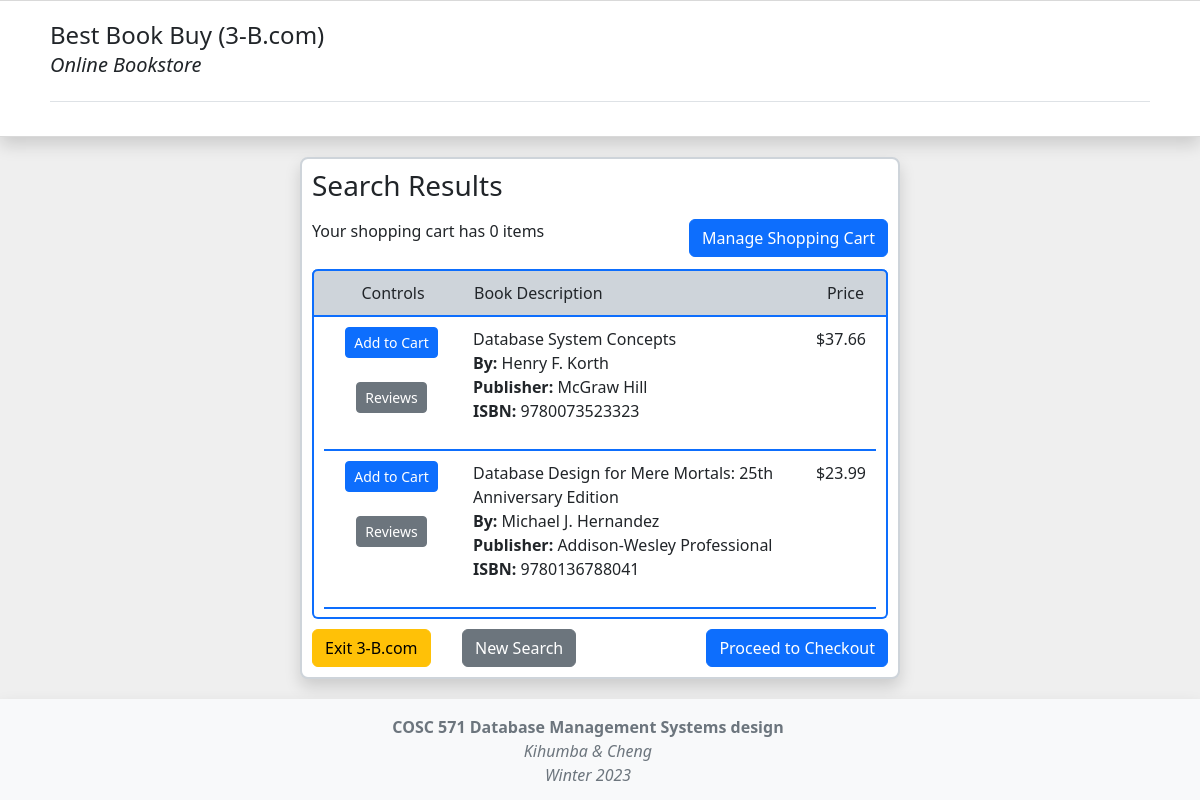
Screenshot of /screen3.php with the database file from the repository.
### tables this page shows
create table book
	(title varchar(200) not null,
	 author varchar(100),
 	 publisher varchar(100),
 	 price float(2) check (price > 0),
	 isbn numeric(13,0),
	 category_Id integer,
	 primary key (isbn),
	 foreign key (category_Id) references category(category_Id));

### screen3.php (the view, shortened to what this page needs)
<html>
	<head>
		<link rel="stylesheet" href="https://cdn.jsdelivr.net/npm/bootstrap@5.2.0/dist/css/bootstrap.min.css">
		<link rel="stylesheet" href="/css/custom.css">
	</head>
	<body class="d-flex flex-column min-vh-100">
        <?php include("./view/header.php"); ?>
        <div class="container-fluid">
			<div class="standard-container bg-white shadow">
				<h1 class="h3 mb-3 fw-normal">Search Results</h1>
				<div class="row">
					<div class="col-md-6" id = "cart">
					</div>
					<div class="col-md-6 text-end">
						<a class="btn btn-md btn-primary" href="shopping_cart.php">Manage Shopping Cart</a>
					</div>
				</div>
				<div class="cart-container">
					<div class="row head">
						<div class="col-md-3 text-center">
							Controls
						</div>
						<div class="col-md-7">
							Book Description
						</div>
						<div class="col-md-2 text-end">
							Price
						</div>
					</div>
					<div class="body">
						<?php
						require_once('mysql_connect.php');
						if (isset($_GET['cat'])){
							$cat = $_GET['cat'];
						}
						else{
							$query = "select * from book";
						}
						$response = @mysqli_query($dbConnection, $query);
						if($response){
							while ($row = mysqli_fetch_array($response)){
								echo '<div class="row">
								<div class="col-md-3 text-center">
									<a class="btn btn-sm btn-primary add" href="screen3.php?num='.$row[4].'" id="'.$row[4].'">Add to Cart</a>
									<br/>
									<br/>
									<a class="btn btn-sm btn-secondary" href="screen4.php?id='.$row[4].'">Reviews</a>
								</div>
								<div class="col-md-7">
									<p>
										'.$row[0].'<br/>
										<b>By:</b> '.$row[1].'<br/>
										<b>Publisher:</b> '.$row[2].'<br/>
										<b>ISBN:</b> '.$row[4].'<br/>
									</p>
								</div>
								<div class="col-md-2 text-end">
									$'.$row[3].'
								</div>
							</div>';
							}
						}
						?>
					</div>
				</div>
				<div class="row">
					<div class="col-md-3">
						<a class="btn btn-md btn-warning" href="index.php">Exit 3-B.com</a>
					</div>
					<div class="col-md-4">
						<a class="btn btn-md btn-secondary" href="screen2.php">New Search</a>
					</div>
					<div class="col-md-5 text-end">
						<a type="submit" class="btn btn-md btn-primary"
						<?php
						if (isset($_SESSION['customer'])){
							echo 'href="confirm_order.php"';
						}
						else{
							echo 'href="customer_registration.php"';
						}
						?>
						>Proceed to Checkout</a>
					</div>
				</div>
			</div>
		</div>
		<?php include("./view/footer.php"); ?>
	</body>
</html>

### view/header.php
<div class="container-fluid navigation-container shadow">
    <header class="d-flex flex-wrap justify-content-center py-3 mb-4 border-bottom">
        <a href="/" class="d-flex align-items-center mb-3 mb-md-0 me-md-auto text-dark text-decoration-none">
            <div class="row">
                <div class="row">
                    <span class="fs-4">Best Book Buy (3-B.com)</span>
                </div>
                <div class="row">
                    <span class="fs-4"><h5><i>Online Bookstore</i></h5></span>
                </div>
            </div>
        </a>
    </header>
</div>

### view/footer.php
<footer class="footer mt-auto py-3 bg-light shadow">
    <div class="container">
        <div class="row">
            <div class="row">
                <span class="text-center text-muted fs-6 fw-bold">COSC 571 Database Management Systems design</span>
            </div>
            <div class="row">
                <span class="text-center text-muted fs-6"><i>Kihumba & Cheng</i></span>
            </div>
            <div class="row">
                <span class="text-center text-muted fs-6"><i>Winter 2023</i></span>
            </div>
        </div>
    </div>
</footer>

### css/custom.css (style rules this page uses)
:root { --bootstrap-blue: #0d6efd; --gray: #ced4da; --light-gray: #efefef; }
body { background-color: var(--light-gray); }
.navigation-container { background-color: white; padding: 0px 50px 10px 50px; border: solid rgba(0, 0, 0, .15); border-width: 1px 0; box-shadow: inset 0 .5em 1.5em rgba(0, 0, 0, .1), inset 0 .125em .5em rgba(0, 0, 0, .15); }
.standard-container { max-width: 600px; margin: 20px auto; padding: 10px; border-radius: 8px; border: 2px solid var(--gray); }
.cart-container { width: 100%; border-radius: 6px; border: solid var(--bootstrap-blue); border-width: 0px 2px 2px 2px; padding: 0px 10px; margin: 10px 0px; }
.cart-container .head { background: var(--gray); border: 2px solid var(--bootstrap-blue); border-radius: 6px 6px 0px 0px; padding: 10px; }
.cart-container .body { max-height: 300px; overflow-y: scroll; }
.cart-container .body .row { padding: 10px; border-bottom: 2px solid var(--bootstrap-blue); }

### rows the page displays
book: title "Database System Concepts", author "Henry F. Korth", publisher "McGraw Hill", isbn "9780073523323", price "37.66"
book: title "Database Design for Mere Mortals: 25th Anniversary Edition", author "Michael J. Hernandez", publisher "Addison-Wesley Professional", isbn "9780136788041", price "23.99"
